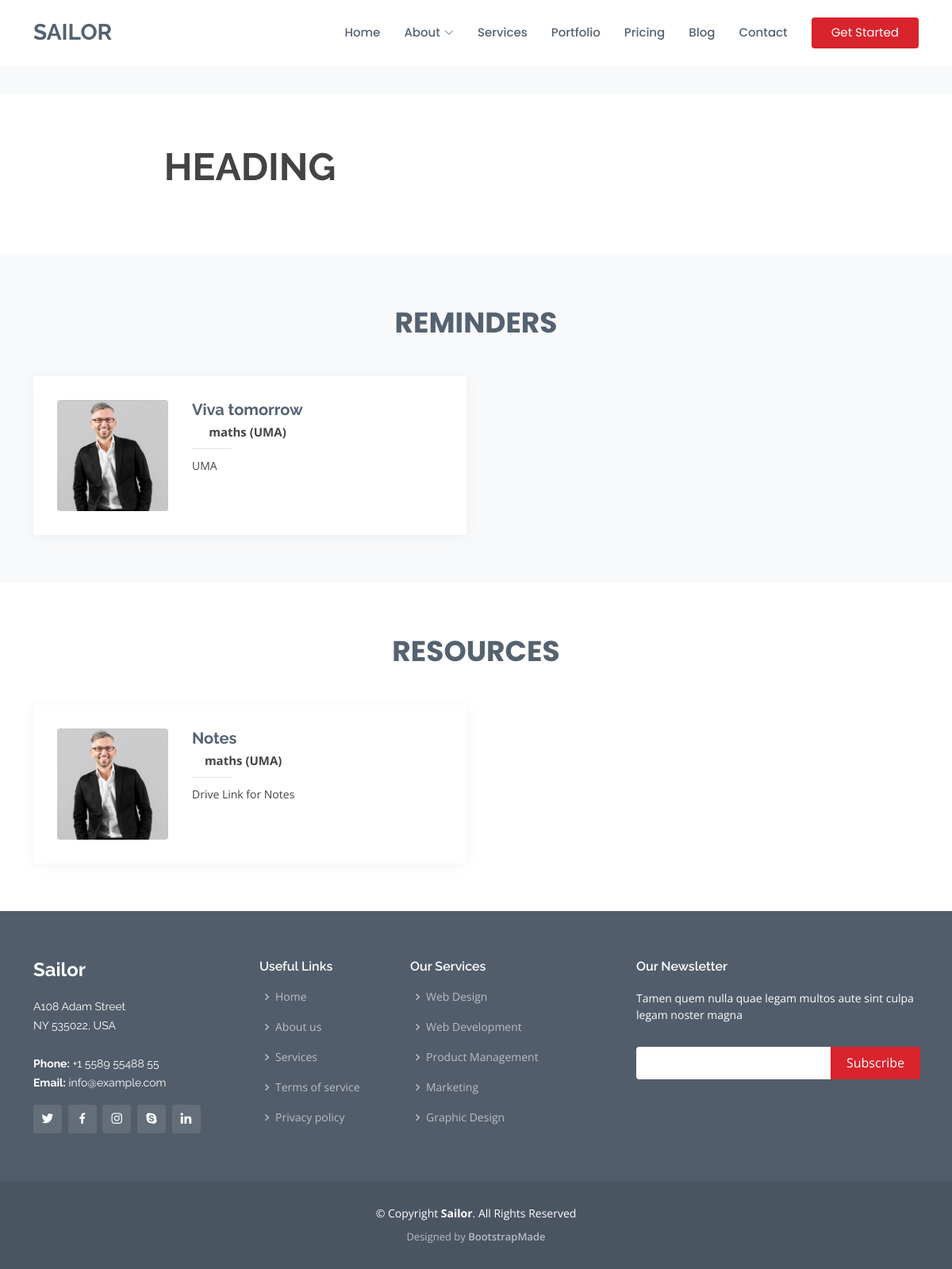
The page /subject/1 (signed in) on the database its author committed.
### resources/models.py (models this page shows)
class Reminder(models.Model):
	reminder_by 		= models.ForeignKey(User, limit_choices_to={'is_student':True}, on_delete=models.CASCADE, null=True)
	Subject 			= models.ForeignKey(Subject, on_delete=models.CASCADE, null=True)
	title				= models.CharField(max_length=50)
	description			= models.CharField(max_length=500)
	due_at 				= models.DateTimeField(null=False, blank=False)

class Resource(models.Model):
	resource_by			= models.ForeignKey(User, limit_choices_to={'is_student': True}, on_delete=models.CASCADE, null=True)
	Subject 			= models.ForeignKey(Subject, on_delete=models.CASCADE, null=True)
	title				= models.CharField(max_length=50)
	description			= models.CharField(max_length=500)
	file				= models.FileField(default='', upload_to='file/', blank=True, null=True)

### home/models.py (models this page shows, shortened)
class Subject(models.Model):
    subject_code 				= models.CharField(unique=True, max_length=10)
    subject_name                = models.CharField(default='', max_length=100)
    yr_branch                   = models.ManyToManyField(YrBranch)
    visibilty                   = models.BooleanField(default=True)

### resources/views.py (the view)
# urls.py: path('subject/<int:id>',						subject_page,			name='subject_page'),
def subject_page(request, id):
	subject = Subject.objects.get(id=id)
	resources = Resource.objects.filter(resource_by=request.user, Subject=subject)
	reminders = Reminder.objects.filter(reminder_by=request.user, Subject=subject)
	context = {
		'resources' : resources,
		'reminders'	: reminders,
		'subject' : subject,
	}
	return render(request, 'resources/subject_page.html', context)

### resources/templates/resources/subject_page.html (shortened to what this page needs)
{% load static %}
<!DOCTYPE html>
<html lang="en">
<head>
  <link href="{% static 'home/assets/vendor/animate.css/animate.min.css' %}" rel="stylesheet">
  <link href="{% static 'home/assets/vendor/bootstrap/css/bootstrap.min.css' %}" rel="stylesheet">
  <link href="{% static 'home/assets/vendor/bootstrap-icons/bootstrap-icons.css' %}" rel="stylesheet">
  <link href="{% static 'home/assets/vendor/boxicons/css/boxicons.min.css' %}" rel="stylesheet">
  <link href="{% static 'home/assets/vendor/glightbox/css/glightbox.min.css' %}" rel="stylesheet">
  <link href="{% static 'home/assets/vendor/remixicon/remixicon.css' %}" rel="stylesheet">
  <link href="{% static 'home/assets/vendor/swiper/swiper-bundle.min.css' %}" rel="stylesheet">
  <link href="{% static 'home/assets/css/style.css' %}" rel="stylesheet">
</head>
<body>
  <header id="header" class="fixed-top d-flex align-items-center">
    <div class="container d-flex align-items-center">
      <h1 class="logo me-auto"><a href="index.html">Sailor</a></h1>
      <nav id="navbar" class="navbar">
        <ul>
          <li><a href="index.html">Home</a></li>
          <li class="dropdown"><a href="#"><span>About</span> <i class="bi bi-chevron-down"></i></a>
          </li>
          <li><a href="services.html">Services</a></li>
          <li><a href="portfolio.html">Portfolio</a></li>
          <li><a href="pricing.html">Pricing</a></li>
          <li><a href="blog.html">Blog</a></li>
          <li><a href="contact.html">Contact</a></li>
          <li><a href="index.html" class="getstarted">Get Started</a></li>
        </ul>
      </nav>
    </div>
  </header>
  <main id="main">
    <section id="breadcrumbs" class="breadcrumbs">
    </section>
    <section id="about" class="about">
      <div class="container">
        <div class="row content">
          <div class="col-lg-6" style="text-align: center;">
            <h2>HEADING</h2>
          </div>
        </div>
      </div>
    </section>
    <section id="team" class="team section-bg">
      <div class="container">
        <div class="section-title">
          <p style="text-align: center;">Reminders</p>
        </div>
        <div class="row">
        {% for reminder in reminders %}
          <div class="col-lg-6">
            <div class="member d-flex align-items-start">
              <div class="pic"><img src="assets/img/team/team-1.jpg" class="img-fluid" alt=""></div>
              <div class="member-info">
                <h4>{{ reminder.title }}</h4>
                <span style="text-align: center;"><b>{{ reminder.Subject.subject_name }} ({{ reminder.Subject.subject_code }})</b></span>
                <p>{{ reminder.description }}</p>
              </div>
            </div>
          </div>
        {% endfor %}
        </div>
      </div>
    </section>
    <section id="team" class="team section-bg" style="background-color: white;">
		<div class="container">
		  <div class="section-title">
			<p style="text-align: center;">Resources</p>
		  </div>
		  <div class="row">
		  {% for resource in resources %}
			<div class="col-lg-6">
			  <div class="member d-flex align-items-start">
				<div class="pic"><img src="assets/img/team/team-1.jpg" class="img-fluid" alt=""></div>
				<div class="member-info">
				  <h4>{{ resource.title }}</h4>
				  <span style="text-align: center;"><b>{{ resource.Subject.subject_name }} ({{ resource.Subject.subject_code }})</b></span>
				  <p>{{ resource.description }}</p>
				</div>
			  </div>
			</div>
		  {% endfor %}
		  </div>
		</div>
	</section>
  </main>
  <footer id="footer">
    <div class="footer-top">
      <div class="container">
        <div class="row">
          <div class="col-lg-3 col-md-6">
            <div class="footer-info">
              <h3>Sailor</h3>
              <p>
                A108 Adam Street <br>
                NY 535022, USA<br><br>
                <strong>Phone:</strong> +1 5589 55488 55<br>
                <strong>Email:</strong> info@example.com<br>
              </p>
              <div class="social-links mt-3">
                <a href="#" class="twitter"><i class="bx bxl-twitter"></i></a>
                <a href="#" class="facebook"><i class="bx bxl-facebook"></i></a>
                <a href="#" class="instagram"><i class="bx bxl-instagram"></i></a>
                <a href="#" class="google-plus"><i class="bx bxl-skype"></i></a>
                <a href="#" class="linkedin"><i class="bx bxl-linkedin"></i></a>
              </div>
            </div>
          </div>
          <div class="col-lg-2 col-md-6 footer-links">
            <h4>Useful Links</h4>
            <ul>
              <li><i class="bx bx-chevron-right"></i> <a href="#">Home</a></li>
              <li><i class="bx bx-chevron-right"></i> <a href="#">About us</a></li>
              <li><i class="bx bx-chevron-right"></i> <a href="#">Services</a></li>
              <li><i class="bx bx-chevron-right"></i> <a href="#">Terms of service</a></li>
              <li><i class="bx bx-chevron-right"></i> <a href="#">Privacy policy</a></li>
            </ul>
          </div>
          <div class="col-lg-3 col-md-6 footer-links">
            <h4>Our Services</h4>
            <ul>
              <li><i class="bx bx-chevron-right"></i> <a href="#">Web Design</a></li>
              <li><i class="bx bx-chevron-right"></i> <a href="#">Web Development</a></li>
              <li><i class="bx bx-chevron-right"></i> <a href="#">Product Management</a></li>
              <li><i class="bx bx-chevron-right"></i> <a href="#">Marketing</a></li>
              <li><i class="bx bx-chevron-right"></i> <a href="#">Graphic Design</a></li>
            </ul>
          </div>
          <div class="col-lg-4 col-md-6 footer-newsletter">
            <h4>Our Newsletter</h4>
            <p>Tamen quem nulla quae legam multos aute sint culpa legam noster magna</p>
            <form action="" method="post">
              <input type="email" name="email"><input type="submit" value="Subscribe">
            </form>
          </div>
        </div>
      </div>
    </div>
    <div class="container">
      <div class="copyright">
        &copy; Copyright <strong><span>Sailor</span></strong>. All Rights Reserved
      </div>
      <div class="credits">
        Designed by <a href="https://bootstrapmade.com/">BootstrapMade</a>
      </div>
    </div>
  </footer>
</body>
</html>

### home/static/home/assets/css/style.css (style rules this page uses)
body { font-family: "Open Sans", sans-serif; color: #444444; }
a { text-decoration: none; color: #d9232d; }
h1, h2, h3, h4, h5, h6 { font-family: "Raleway", sans-serif; }
#header { background: white; transition: all 0.5s; z-index: 997; padding: 20px 0; }
#header .logo { font-size: 28px; margin: 0; padding: 0; line-height: 1; font-weight: 700; text-transform: uppercase; }
#header .logo a { color: #556270; }
.navbar { padding: 0; }
.navbar ul { margin: 0; padding: 0; display: flex; list-style: none; align-items: center; }
.navbar li { position: relative; }
.navbar a { display: flex; align-items: center; justify-content: space-between; padding: 10px 0 10px 30px; font-family: "Poppins", sans-serif; font-size: 15px; font-weight: 500; color: #556270; white-space: nowrap; transition: 0.3s; }
.navbar a i { font-size: 12px; line-height: 0; margin-left: 5px; }
.navbar .getstarted { background: #d9232d; padding: 8px 25px; margin-left: 30px; border-radius: 4px; font-weight: 400; color: #fff; }
section { padding: 60px 0; overflow: hidden; }
.section-bg, .services .icon-box { background-color: #f8f9fa; }
.section-title { padding-bottom: 40px; }
.section-title p { margin: 0; margin: 0; font-size: 36px; font-weight: 700; text-transform: uppercase; font-family: "Poppins", sans-serif; color: #556270; }
.breadcrumbs { padding: 18px 0; background: #f8f9fa; min-height: 40px; margin-top: 80px; }
.about .content h2 { font-weight: 700; font-size: 48px; line-height: 60px; margin-bottom: 20px; text-transform: uppercase; }
.team .member { position: relative; box-shadow: 0px 2px 15px rgba(85, 98, 112, 0.08); padding: 30px; border-radius: 4px; background: white; }
.team .member .pic { overflow: hidden; width: 140px; border-radius: 4px; }
.team .member .pic img { transition: ease-in-out 0.3s; }
.team .member .member-info { padding-left: 30px; }
.team .member h4 { font-weight: 700; margin-bottom: 5px; font-size: 20px; color: #556270; }
.team .member span { display: block; font-size: 15px; padding-bottom: 10px; position: relative; font-weight: 500; }
.team .member span::after { content: ''; position: absolute; display: block; width: 50px; height: 1px; background: #dee2e6; bottom: 0; left: 0; }
.team .member p { margin: 10px 0 0 0; font-size: 14px; }
#footer { background: #4a5562; padding: 0 0 30px 0; color: #fff; font-size: 14px; }
#footer .footer-top { background: #515d6a; padding: 60px 0 30px 0; }
#footer .footer-top .footer-info { margin-bottom: 30px; }
#footer .footer-top .footer-info h3 { font-size: 24px; margin: 0 0 20px 0; padding: 2px 0 2px 0; line-height: 1; font-weight: 700; }
#footer .footer-top .footer-info p { font-size: 14px; line-height: 24px; margin-bottom: 0; font-family: "Raleway", sans-serif; color: #fff; }
#footer .footer-top .social-links a { font-size: 18px; display: inline-block; background: rgba(255, 255, 255, 0.1); color: #fff; line-height: 1; padding: 8px 0; margin-right: 4px; border-radius: 4px; text-align: center; width: 36px; height: 36px; transition: 0.3s; }
#footer .footer-top h4 { font-size: 16px; font-weight: 600; color: #fff; position: relative; padding-bottom: 12px; }
#footer .footer-top .footer-links { margin-bottom: 30px; }
#footer .footer-top .footer-links ul { list-style: none; padding: 0; margin: 0; }
#footer .footer-top .footer-links ul i { padding-right: 2px; color: rgba(255, 255, 255, 0.6); font-size: 18px; line-height: 1; }
#footer .footer-top .footer-links ul li { padding: 10px 0; display: flex; align-items: center; }
#footer .footer-top .footer-links ul li:first-child { padding-top: 0; }
#footer .footer-top .footer-links ul a { color: rgba(255, 255, 255, 0.6); transition: 0.3s; display: inline-block; line-height: 1; }
#footer .footer-top .footer-newsletter form { margin-top: 30px; background: #fff; padding: 6px 10px; position: relative; border-radius: 4px; }
#footer .footer-top .footer-newsletter form input[type="email"] { border: 0; padding: 4px; width: calc(100% - 110px); }
#footer .footer-top .footer-newsletter form input[type="submit"] { position: absolute; top: 0; right: -2px; bottom: 0; border: 0; background: none; font-size: 16px; padding: 0 20px 2px 20px; background: #d9232d; color: #fff; transition: 0.3s; border-radius: 0 4px 4px 0; }
#footer .copyright { text-align: center; padding-top: 30px; }
#footer .credits { padding-top: 10px; text-align: center; font-size: 13px; color: rgba(255, 255, 255, 0.6); }
#footer .credits a { color: rgba(255, 255, 255, 0.6); transition: 0.3s; font-weight: 600; }

### rows shown on the page
Reminder: title "Viva tomorrow", Subject.subject_name "maths", Subject.subject_code "UMA", description "UMA"
Resource: title "Notes", Subject.subject_name "maths", Subject.subject_code "UMA", description "Drive Link for Notes"
